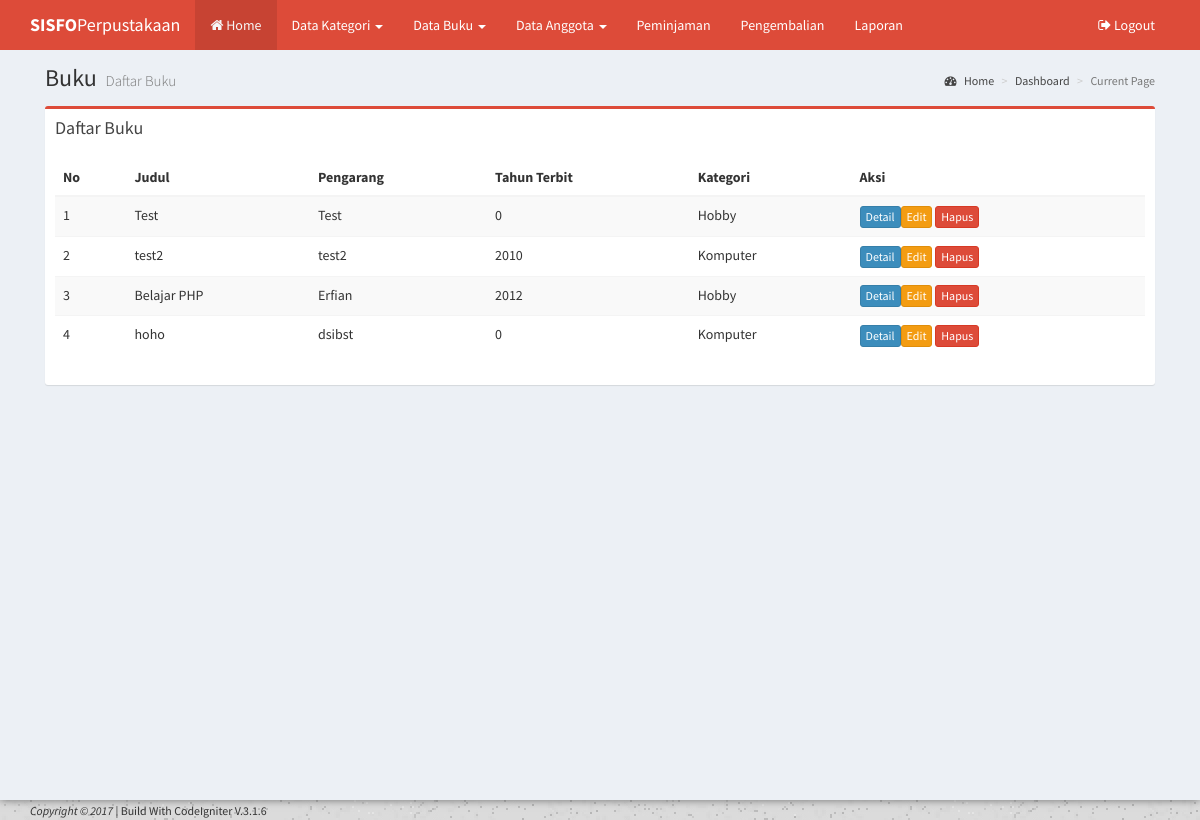
The app's page /CodeIgniter/index.php/buku with its own data.
### tables this page shows
CREATE TABLE `buku` (
  `id_buku` int(5) NOT NULL,
  `id_kategori` int(5) NOT NULL,
  `judul_buku` varchar(50) NOT NULL,
  `pengarang` varchar(35) NOT NULL,
  `thn_terbit` int(11) NOT NULL,
  `penerbit` varchar(50) NOT NULL,
  `isbn` varchar(25) NOT NULL,
  `jumlah_buku` int(3) NOT NULL,
  `lokasi` enum('1','2','3','4','5') NOT NULL,
  `gambar` varchar(255) NOT NULL,
  `tgl_input` date NOT NULL,
  `status_buku` enum('1','0') NOT NULL DEFAULT '0',
  `created_at` datetime NOT NULL DEFAULT '0000-00-00 00:00:00',
  `updated_at` datetime NOT NULL DEFAULT '0000-00-00 00:00:00',
  `deleted_at` datetime DEFAULT NULL
);

CREATE TABLE `kategori` (
  `id_kategori` int(5) NOT NULL,
  `nama_kategori` varchar(45) NOT NULL
);

### CodeIgniter/application/views/template/my_template.php (called while the page is built)
<?php $this->load->view("/partial/header");?>
<?php $this->load->view("/partial/navbar");?>
<?php $this->load->view("/partial/top_navigation");?>
<?php $this->load->view($content);?>
<?php $this->load->view("/partial/footer");?>

### CodeIgniter/application/controllers/Buku.php (called while the page is built, shortened)
<?php
class Buku extends CI_Controller {
	public function __construct()
	{
		$this->load->model('Buku_Model');
		$this->load->model('Kategori_Model');
	}
	public function index()
	{
		$data=
		[
			'title' => 'Buku',
			'sub_title' => 'Daftar Buku',
			'content' => 'buku/index',
			'show' => $this->Buku_Model->index()->result()
		];
	$this->load->view('template/my_template', $data);
	}
}
?>

### CodeIgniter/index.php (called while the page is built, shortened)
<?php
require_once BASEPATH.'core/CodeIgniter.php';

### CodeIgniter/application/models/Buku_Model.php (called while the page is built, shortened)
<?php
class Buku_Model extends CI_Model
{
	public function index()
	{
		$this->db->select('*');
		$this->db->from('buku');
		$this->db->join('kategori', 'buku.id_kategori = kategori.id_kategori');
		$this->db->order_by('buku.id_buku');
		return $this->db->get();
	}
}
?>

### CodeIgniter/application/views/buku/index.php (the view, shortened to what this page needs)
<section class="content">
	<div class="row">
		<div class="col-sm-12">
			<div class="box box-danger">
				<div class="box-header">
					<h3 class="box-title">Daftar Buku</h3>
				</div>
				<div class="box-body">
					<div class="table-responsive">
						<table class="table table-striped" id="example">
							<thead>
								<tr>
									<th>No</th>
									<th>Judul</th>
									<th>Pengarang</th>
									<th>Tahun Terbit</th>
									<th>Kategori</th>
									<th>Aksi</th>
								</tr>
							</thead>
							<tbody>
								<?php
								foreach ($show as $key => $data) {
									?>
									<tr>
										<td><?=$key+1;?></td>
										<td><?=$data->judul_buku;?></td>
										<td><?=$data->pengarang;?></td>
										<td><?=$data->thn_terbit;?></td>
										<td><?=$data->nama_kategori;?></td>
										<td>
											<a href="#" class="btn btn-xs btn-primary"> Detail</a><a href="<?=site_url('buku/edit/'.$data->id_buku);?>" class="btn btn-xs btn-warning"> Edit</a>
											<a href="<?=site_url('buku/delete/'.$data->id_buku);?>" class="btn btn-xs btn-danger"> Hapus</a>
										</td>
									</tr>
									<?php
								}
								?>
							</tbody>
						</table>
					</div>
				</div>
			</div>
		</div>
	</div>
</section>

### CodeIgniter/application/views/partial/header.php (shortened to what this page needs)
<!DOCTYPE html>
<html>
<head>
  <link rel="stylesheet" href="<?=base_url();?>assets/bootstrap/css/bootstrap.min.css">
  <link rel="stylesheet" href="https://cdnjs.cloudflare.com/ajax/libs/font-awesome/4.5.0/css/font-awesome.min.css">
  <link rel="stylesheet" href="https://cdnjs.cloudflare.com/ajax/libs/ionicons/2.0.1/css/ionicons.min.css">
  <link rel="stylesheet" href="<?=base_url();?>assets/plugins/datatables/dataTables.bootstrap.css">
  <link rel="stylesheet" href="<?=base_url();?>assets/plugins/datepicker/datepicker3.css">
  <link rel="stylesheet" href="<?=base_url();?>assets/dist/css/AdminLTE.min.css">
  <link rel="stylesheet" href="<?=base_url();?>assets/dist/css/skins/_all-skins.min.css">
</head>
<body class="hold-transition skin-red layout-top-nav layout-boxed">
<div class="wrapper">

### CodeIgniter/application/views/partial/navbar.php (shortened to what this page needs)
<header class="main-header">
    <nav class="navbar navbar-static-top">
      <div class="container">
        <div class="navbar-header">
          <a href="<?=base_url();?>index.php" class="navbar-brand"><b>SISFO</b>Perpustakaan</a>
        </div>
        <div class="collapse navbar-collapse pull-left" id="navbar-collapse">
          <ul class="nav navbar-nav">
            <li class="active"><a href="<?=base_url();?>index.php"> <i class="fa fa-home"></i> Home </a></li>
            <li class="dropdown">
              <a href="#" class="dropdown-toggle" data-toggle="dropdown">Data Kategori <span class="caret"></span></a>
            </li>
            <li class="dropdown">
              <a href="#" class="dropdown-toggle" data-toggle="dropdown">Data Buku <span class="caret"></span></a>
            </li>
      			<li class="dropdown">
              <a href="#" class="dropdown-toggle" data-toggle="dropdown">Data Anggota <span class="caret"></span></a>
            </li>
      			<li><a href="<?=site_url('peminjaman');?>">Peminjaman</a></li>
      			<li><a href="<?=site_url('pengembalian');?>">Pengembalian</a></li>
      			<li><a href="<?=site_url('laporan');?>">Laporan</a></li>
          </ul>
        </div>
        <div class="navbar-custom-menu">
          <ul class="nav navbar-nav">
            <li><a href="<?=base_url();?>logout.php"> <i class="fa fa-sign-out"></i> Logout</a></li>
          </ul>
        </div>
      </div>
    </nav>
 </header>

### CodeIgniter/application/views/partial/top_navigation.php
<div class="content-wrapper">
    <div class="container">
      <section class="content-header">
        <h1>
          <?=$title;?>
          <small><?=$sub_title;?></small>
        </h1>
        <ol class="breadcrumb">
          <li><a href="#"><i class="fa fa-dashboard"></i> Home</a></li>
          <li><a href="#">Dashboard</a></li>
          <li class="active">Current Page</li>
        </ol>
      </section>

### CodeIgniter/application/views/partial/footer.php (shortened to what this page needs)
		</div>
	</div>
</div>
<footer>
	<div class="footer">
		<div class="container">
			<small><i>Copyright &copy; 2017</i> | Build With CodeIgniter V.3.1.6</small>
		</div>
	</div>
</footer>
</body>
</html>

### records on screen
buku: judul_buku "Test", pengarang "Test", thn_terbit "0", id_kategori.nama_kategori "Hobby"
buku: judul_buku "test2", pengarang "test2", thn_terbit "2010", id_kategori.nama_kategori "Komputer"
buku: judul_buku "Belajar PHP", pengarang "Erfian", thn_terbit "2012", id_kategori.nama_kategori "Hobby"
buku: judul_buku "hoho", pengarang "dsibst", thn_terbit "0", id_kategori.nama_kategori "Komputer"

### other values on screen
$title "Buku"
$sub_title "Daftar Buku"
